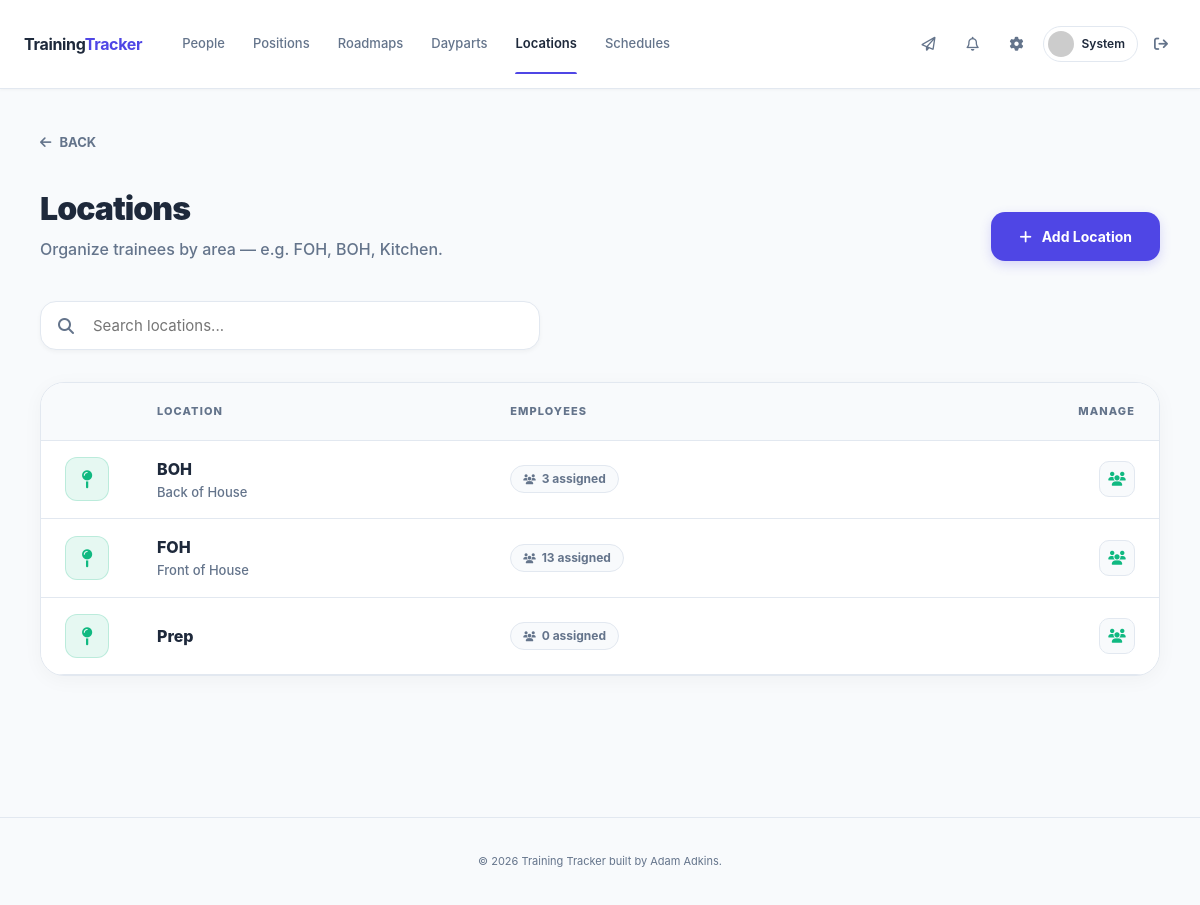
The app's page /manager/locations (signed in) with its own data.
### app/models.py (models this page shows, shortened)
class Employee(db.Model):
    __tablename__ = "employees"
    id = db.Column(db.Integer, primary_key=True)
    first_name = db.Column(db.String(80), nullable=False)
    last_name = db.Column(db.String(80), nullable=False)
    role = db.Column(db.String(20), nullable=False, default="trainee")
    status = db.Column(db.String(20), nullable=False, default="active")
    start_date = db.Column(db.Date, nullable=True)
    location_id = db.Column(db.Integer, db.ForeignKey("locations.id"), nullable=True)
    graduated_at = db.Column(db.DateTime, nullable=True)  # When manager marked trainee as graduated (offboarding)
    current_roadmap_id = db.Column(db.Integer, db.ForeignKey("training_roadmaps.id"), nullable=True)
    created_at = db.Column(db.DateTime, default=lambda: datetime.now(timezone.utc), nullable=False)
    active_roadmap = db.relationship("TrainingRoadmap", foreign_keys=[current_roadmap_id], backref="trainees")
    locations = db.relationship(
        "Location",
        secondary=employee_locations,
        backref=db.backref("roster_employees", lazy="dynamic"),
        lazy="dynamic",
    )
    def avatar(self, size=128):
        email = self.user_account.email.lower().encode('utf-8') if self.user_account else b"none"
        digest = hashlib.md5(email).hexdigest()
        return f'https://www.gravatar.com/avatar/{digest}?d=identicon&s={size}'

class Location(db.Model):
    __tablename__ = "locations"
    id = db.Column(db.Integer, primary_key=True)
    name = db.Column(db.String(80), nullable=False)
    description = db.Column(db.String(255), nullable=True)
    created_at = db.Column(db.DateTime, default=lambda: datetime.now(timezone.utc), nullable=False)
    employees = db.relationship("Employee", backref="location", lazy="dynamic")

### app/routes/manager.py (the view)
@manager_bp.route("/locations")
@manager_required
def locations_list():
    locations = Location.query.order_by(Location.name).all()
    can_manage = _can_manage_locations()
    return render_template("locations_list.html", locations=locations, can_manage=can_manage)

### app/routes/helpers.py (called while the page is built)
def manager_required(f):
    @wraps(f)
    def wrapped(*args, **kwargs):
        if not current_user.is_authenticated or current_user.role != 'manager':
            abort(403)
        return f(*args, **kwargs)
    return wrapped

### app/routes/manager.py (called while the page is built)
def _get_manager_location_id():
    if not current_user.is_authenticated or current_user.role != "manager" or not current_user.employee_id:
        return None
    emp = Employee.query.get(current_user.employee_id)
    return emp.location_id if emp else None

def _can_manage_locations():
    return _get_manager_location_id() is None

### app/routes/messages.py (called while the page is built)
@messages_bp.before_app_request
def load_system_settings():
    flask.g.system_settings = SystemSettings.query.first()

### app/templates/locations_list.html (shortened to what this page needs)
{% extends "base.html" %}
{% block content %}
<div class="locations-wrapper">
    <div class="locations-container">
        <div style="margin-bottom: 32px;">
            <a href="{{ url_for('manager.dashboard') }}"
               style="text-decoration: none; color: var(--text-muted); font-size: 13px; font-weight: 700; display: inline-flex; align-items: center; gap: 8px; transition: color 0.2s;"
               onmouseover="this.style.color='var(--primary)'" onmouseout="this.style.color='var(--text-muted)'"
               onclick="if (window.history.length > 1) { event.preventDefault(); history.back(); }">
                <i class="fa-solid fa-arrow-left"></i> BACK
            </a>
        </div>
        <div class="page-header">
            <div>
                <h1 class="header-title">Locations</h1>
                <p class="header-subtitle">Organize trainees by area — e.g. FOH, BOH, Kitchen.</p>
            </div>
            <a href="{{ url_for('manager.location_create') }}" class="btn-primary" style="padding: 14px 28px; border-radius: 14px; font-weight: 750; display: flex; align-items: center; gap: 10px; box-shadow: 0 4px 12px rgba(79, 70, 229, 0.2);">
                <i class="fa-solid fa-plus"></i> Add Location
            </a>
        </div>
        <div class="search-section">
            <input type="text" id="locationSearch" class="search-input" placeholder="Search locations...">
        </div>
        <div class="table-card">
            <table class="loc-table" id="locationTable">
                <thead>
                    <tr>
                        <th style="width: 60px;"></th>
                        <th>Location</th>
                        <th class="count-col">Employees</th>
                        <th style="text-align: right;">Manage</th>
                    </tr>
                </thead>
                <tbody id="locationTableBody">
                    {% for loc in locations %}
                    <tr class="loc-row" data-href="{{ url_for('manager.location_roster', location_id=loc.id) }}" onclick="if(!event.target.closest('a,button,form')) window.location.href=this.dataset.href;">
                        <td class="loc-cell desktop-only">
                            <div class="icon-box">
                                <i class="fa-solid fa-map-pin"></i>
                            </div>
                        </td>
                        <td class="loc-cell" style="flex: 1; min-width: 0;">
                            <div class="name-wrapper">
                                <span class="search-name" style="font-weight: 800; font-size: 16px; color: var(--text-main);">{{ loc.name }}</span>
                            </div>
                            {% if loc.description %}
                            <div style="font-size: 13px; color: var(--text-muted); font-weight: 500; margin-top: 2px;" class="desktop-only">{{ loc.description }}</div>
                            {% endif %}
                        </td>
                        <td class="loc-cell count-col">
                            <span class="count-badge">
                                <i class="fa-solid fa-users" style="font-size: 10px;"></i> {{ loc.employees.count() }} assigned
                            </span>
                        </td>
                        <td class="loc-cell action-cell" style="text-align: right;">
                            <div class="action-group" onclick="event.stopPropagation();">
                                <a href="{{ url_for('manager.location_roster', location_id=loc.id) }}" class="btn-action-icon" title="Manage People" style="color: #10b981;">
                                    <i class="fa-solid fa-users"></i>
                                </a>
                            </div>
                        </td>
                    </tr>
                    {% endfor %}
                </tbody>
            </table>
        </div>
    </div>
</div>
{% endblock %}

### app/templates/base.html (shortened to what this page needs)
<!DOCTYPE html>
<html lang="en">
<head>
    <link rel="stylesheet" href="{{ url_for('static', filename='style.css') }}">
    <link rel="stylesheet" href="https://cdnjs.cloudflare.com/ajax/libs/font-awesome/6.4.0/css/all.min.css">
</head>
<body class="{% block body_class %}{% endblock %}">
<header class="main-header">
    <div class="container nav-split">
        <div class="nav-group">
            <a href="{{ url_for('manager.dashboard') if current_user.is_authenticated and current_user.role == 'manager' else url_for('employee.dashboard') }}" class="brand-logo">
                <span>Training<b>Tracker</b></span>
            </a>
            <div class="nav-content" id="navContent">
                {% if current_user.is_authenticated %}
                <nav class="nav-links">
                    {% if current_user.role == 'manager' %}
                    <a href="{{ url_for('manager.employees_list') }}" data-tutorial="staff" class="{{ 'active' if 'employee' in request.endpoint else '' }}">People</a>
                    <a href="{{ url_for('manager.positions_list') }}" data-tutorial="positions" class="{{ 'active' if 'position' in request.endpoint else '' }}">Positions</a>
                    <a href="{{ url_for('manager.roadmaps_list') }}" data-tutorial="roadmaps" class="{{ 'active' if 'roadmap' in request.endpoint and request.endpoint not in ['manager.roadmap_smart_builder', 'manager.smart_builder_build'] else '' }}">Roadmaps</a>
                    <a href="{{ url_for('manager.dayparts_list') }}" data-tutorial="dayparts" class="{{ 'active' if 'daypart' in request.endpoint else '' }}">Dayparts</a>
                    <a href="{{ url_for('manager.locations_list') }}" data-tutorial="locations" class="{{ 'active' if 'location' in request.endpoint else '' }}">Locations</a>
                    <a href="{{ url_for('manager.schedules_list') }}" data-tutorial="schedule" class="{{ 'active' if 'schedule' in request.endpoint or request.endpoint in ['manager.roadmap_smart_builder', 'manager.smart_builder_build'] else '' }}">Schedules</a>
                    {% endif %}
                </nav>
                <div class="nav-actions">
                    <div class="user-profile">
                        {% if g.system_settings and not g.system_settings.dm_enabled %}
                        <div class="notif-btn disabled" title="Messaging Disabled"><i class="fa-regular fa-paper-plane"></i></div>
                        {% else %}
                        <a href="{{ url_for('messages.inbox') }}" data-tutorial="messages" class="notif-btn {{ 'active' if 'messages' in request.endpoint else '' }}">
                            <i class="fa-regular fa-paper-plane"></i>
                        </a>
                        {% endif %}
                        <a href="{{ url_for('employee.notifications') }}" data-tutorial="notifications" class="notif-btn {{ 'active' if 'notification' in request.endpoint else '' }}">
                            <i class="fa-regular fa-bell"></i>
                        </a>
                        <a href="{{ url_for('manager.settings') }}" data-tutorial="settings" class="notif-btn {{ 'active' if 'settings' in request.endpoint else '' }}">
                            <i class="fa-solid fa-gear"></i>
                        </a>
                        <a href="{{ url_for('manager.employee_detail', employee_id=current_user.employee_id, back=request.path) }}" class="profile-pill-link">
                            <div class="pill-container">
                                <img src="{{ current_user.employee.avatar(26) }}" class="nav-avatar">
                                <span class="user-name-nav">{{ current_user.employee.first_name }}</span>
                            </div>
                        </a>
                        <a href="{{ url_for('auth.logout') }}" class="btn-logout-icon" title="Sign Out">
                            <i class="fa-solid fa-arrow-right-from-bracket"></i>
                        </a>
                    </div>
                </div>
                {% endif %}
            </div>
        </div>
    </div>
</header>
<main class="container py-xl fade-in-up">
    {% block content %}{% endblock %}
</main>
<footer class="site-footer">
    <p>&copy; 2026 Training Tracker built by Adam Adkins.</p>
</footer>
</body>
</html>

### app/static/style.css (style rules this page uses)
:root { --primary: #2563eb; --primary-hover: #1d4ed8; --bg: #eff2f6; --text: #1e293b; --text-muted: #64748b; --border: #cbd5e1; --white: #ffffff; --danger: #ef4444; --success: #16a34a; --warning: #f59e0b; }
* { box-sizing: border-box; }
body { background-color: var(--bg); color: var(--text); font-family: 'Inter', -apple-system, BlinkMacSystemFont, "Segoe UI", Roboto, Helvetica, Arial, sans-serif; margin: 0; padding: 0; line-height: 1.5; -webkit-font-smoothing: antialiased; }
a { color: var(--primary); text-decoration: none; }
.container { max-width: 1200px; margin: 0 auto; padding: 0 24px; }
.py-xl { padding-top: 40px; padding-bottom: 40px; }
.main-header { background: var(--white); border-bottom: 1px solid var(--border); padding: 12px 0; position: sticky; top: 0; z-index: 100; box-shadow: 0 1px 2px 0 rgba(0, 0, 0, 0.05); }
.nav-split { display: flex; justify-content: space-between; align-items: center; gap: 16px; }
.nav-group { display: flex; align-items: center; gap: 40px; flex: 1; }
.brand-logo { display: flex; align-items: center; gap: 10px; text-decoration: none; color: var(--text); font-size: 20px; font-weight: 700; }
.brand-logo b { color: var(--primary); }
.nav-content { display: flex; justify-content: space-between; align-items: center; width: 100%; }
.nav-links { display: flex; align-items: center; gap: 24px; }
.nav-links a { color: var(--text-muted); font-weight: 500; font-size: 14px; transition: color 0.2s; text-decoration: none; white-space: nowrap; }
.nav-actions { display: flex; align-items: center; gap: 16px; }
.user-profile { display: flex; align-items: center; gap: 16px; }
.btn-logout-icon { border: none; background: transparent; color: #64748b; font-size: 20px; padding: 0 8px; cursor: pointer; text-decoration: none; display: flex; align-items: center; gap: 8px; }
.notif-btn { font-size: 18px; color: var(--text-muted); position: relative; width: 32px; height: 32px; display: flex; align-items: center; justify-content: center; border-radius: 8px; transition: background 0.2s; }
.pill-container { display: flex; align-items: center; gap: 10px; padding: 4px 12px 4px 6px; background: #f8fafc; border-radius: 20px; border: 1px solid var(--border); }
.nav-avatar { border-radius: 50%; width: 28px; height: 28px; object-fit: cover; }
table { width: 100%; border-collapse: collapse; font-size: 14px; }
th { text-align: left; padding: 12px 16px; color: var(--text-muted); font-size: 11px; text-transform: uppercase; font-weight: 700; border-bottom: 1px solid var(--border); background: #f1f5f9; white-space: nowrap; }
td { padding: 16px; border-bottom: 1px solid var(--border); vertical-align: middle; }
.btn-primary { background: var(--primary); color: white; border: none; padding: 10px 20px; border-radius: 8px; font-weight: 600; cursor: pointer; text-decoration: none; display: inline-flex; align-items: center; justify-content: center; font-size: 14px; transition: background 0.2s; white-space: nowrap; }
input, select, textarea { width: 100%; padding: 10px 12px; border: 1px solid var(--border); border-radius: 8px; font-size: 16px; background: var(--white); color: var(--text); transition: border-color 0.2s; font-family: inherit; }
.profile-pill-link { text-decoration: none; transition: all 0.2s ease; }
.profile-pill-link .pill-container { transition: all 0.2s ease; }

### records on screen
Employee: employee.first_name "System"
Location: name "BOH", description "Back of House", employees.count "3"
Location: name "FOH", description "Front of House", employees.count "13"
Location: name "Prep", employees.count "0"
